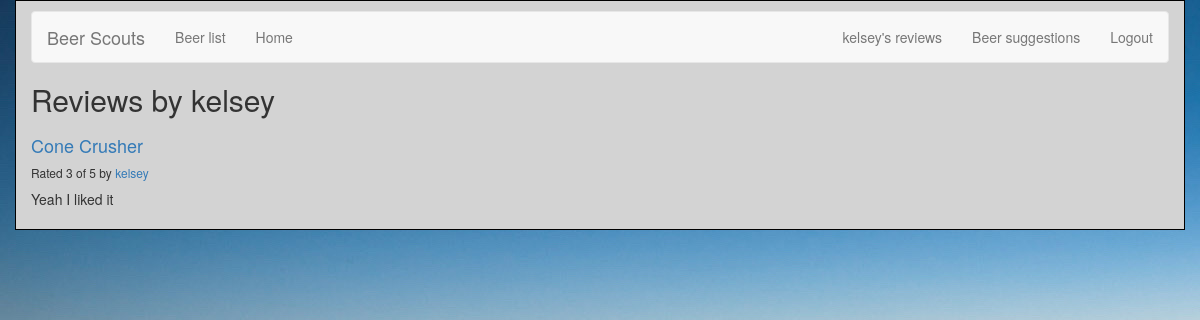
Before: /reviews/review/user/ (signed in) with the older database file.
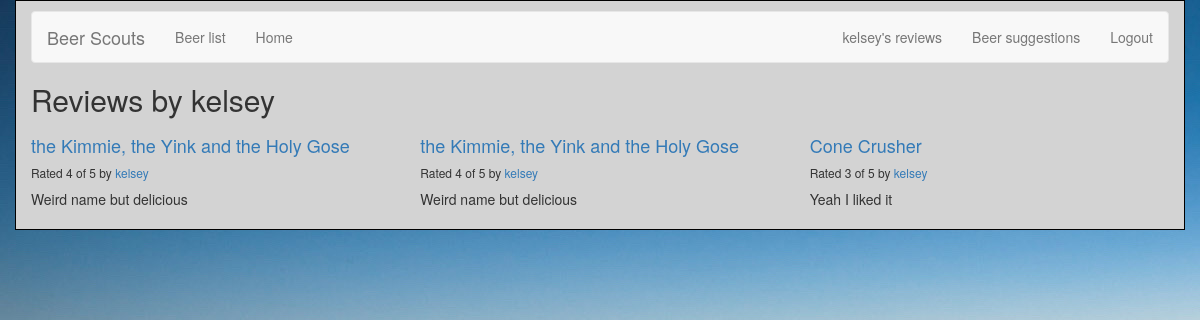
After: the same page with the newer database file.
### reviews/models.py (models this page shows, shortened)
class Review(models.Model):
    RATING_CHOICES = (
        (1, '1'),
        (2, '2'),
        (3, '3'),
        (4, '4'),
        (5, '5'),
    )
    beer = models.ForeignKey(Beer, on_delete=models.CASCADE,)
    pub_date = models.DateTimeField('date published')
    user_name = models.CharField(max_length=100)
    comment = models.CharField(max_length=200)
    rating = models.IntegerField(choices=RATING_CHOICES)

class Beer(models.Model):
    name = models.CharField(max_length=200)
    abv = models.CharField(max_length=200)
    ibu = models.CharField(max_length=200)
    style = models.CharField(max_length=200)
    ounces = models.CharField(max_length=200)

### reviews/views.py (the view)
# urls.py: re_path(r'^review/user/(?P<username>\w+)/$', views.user_review_list, name='user_review_list'),
def user_review_list(request, username=None):
    if not username:
        username = request.user.username
    latest_review_list = Review.objects.filter(user_name=username).order_by('-pub_date')
    context = {'latest_review_list':latest_review_list, 'username':username}
    return render(request, 'reviews/user_review_list.html', context)

### reviews/templates/reviews/user_review_list.html
{% extends 'reviews/review_list.html' %}
{% block title %}
<h2>Reviews by {{ username }}</h2>
{% endblock %}

### reviews/templates/reviews/review_list.html (shortened to what this page needs)
{% extends 'base.html' %}
  {% block content %}
  {% if latest_review_list %}
  <div class="row">
      {% for review in latest_review_list %}
      <div class="col-xs-6 col-lg-4">
          <h4><a href="{% url 'reviews:review_detail' review.id %}">
          {{ review.beer.name }}
          </a></h4>
          <h6>Rated {{ review.rating }} of 5 by <a href="{% url 'reviews:user_review_list' review.user_name %}" >{{ review.user_name }}</a></h6>
          <p>{{ review.comment }}</p>
      </div>
      {% endfor %}
  </div>
  {% else %}
  <p>No reviews are available.</p>
  {% endif %}
  {% endblock %}

Changed rows visible on the page:
added Review: beer.name "the Kimmie, the Yink and the Holy Gose", rating "4", user_name "kelsey", comment "Weird name but delicious"
added Review: beer.name "the Kimmie, the Yink and the Holy Gose", rating "4", user_name "kelsey", comment "Weird name but delicious"
